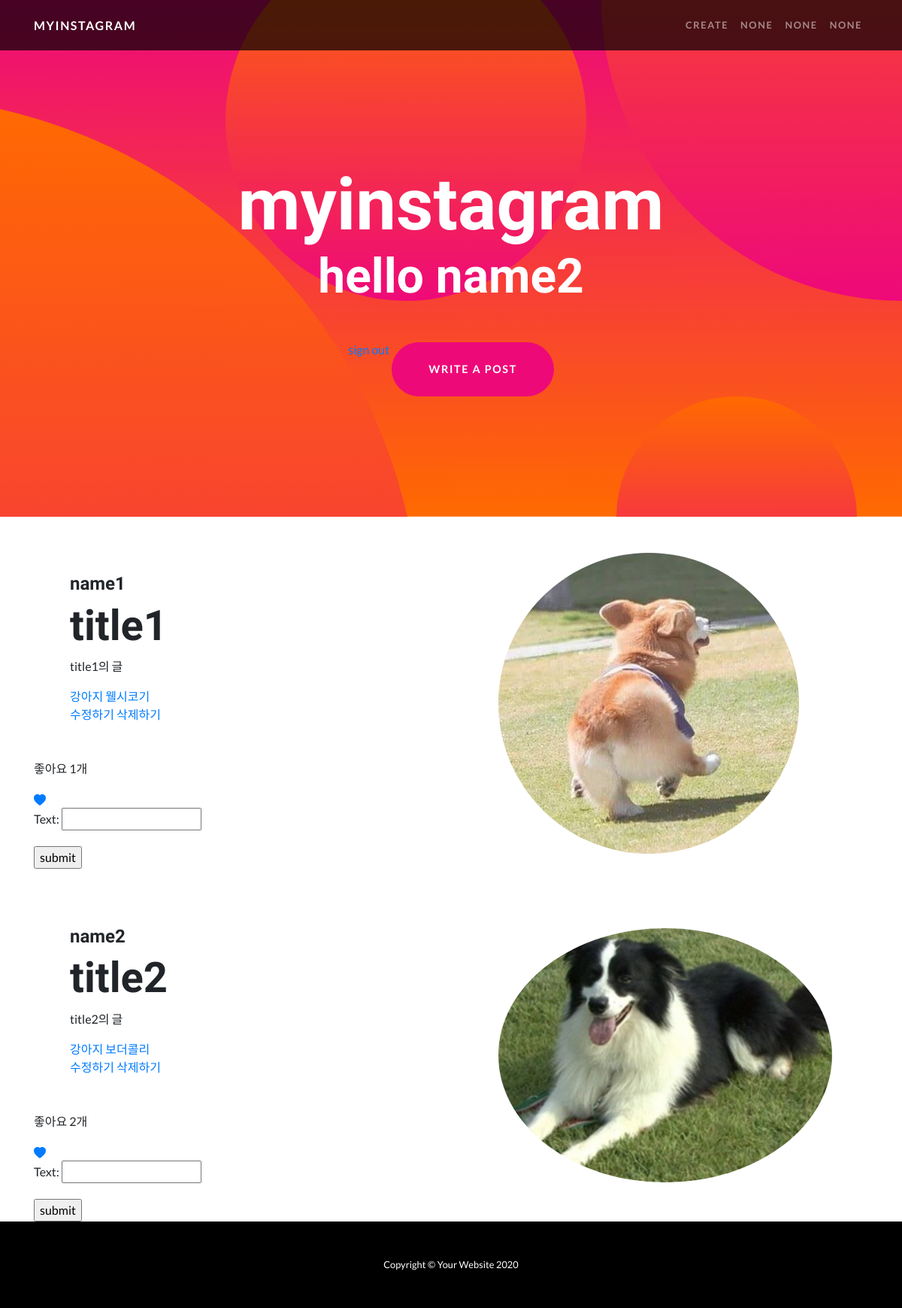
Page / (signed in) on the committed database.
### appname/models.py (models this page shows, shortened)
class CustomUser(AbstractUser):
    def __str__(self):
        return self.username
    nickname = models.CharField(max_length=20)
    phone_number = models.CharField(max_length=20)

class Post(models.Model):
    title = models.CharField(max_length=200)
    content = models.TextField()
    image = models.ImageField(upload_to='images/', blank=True)
    writer = models.ForeignKey(settings.AUTH_USER_MODEL, on_delete=models.CASCADE, related_name="writer", default="")
    hashtag_field = models.CharField(max_length=200, blank=True)
    hashtags = models.ManyToManyField('Hashtag', blank=True)
    likes = models.ManyToManyField(settings.AUTH_USER_MODEL, related_name="likes")

class Hashtag(models.Model):
    name = models.CharField(max_length=50)

### appname/views.py (the view)
# urls.py: path('', appname.views.main, name='main'),
def main(request):
    posts = Post.objects.all()
    signin_form = SigninForm()
    comment_form = CommentForm()
    return render(request, 'appname/main.html', {'posts': posts, 'signin_form': signin_form,
    'comment_form': comment_form})

### appname/forms.py
class SigninForm(forms.ModelForm):
    class Meta:
        model = CustomUser
        fields = ['username', 'password']

class CommentForm(forms.ModelForm):
    class Meta:
        model = Comment
        fields = ['text']

### appname/templates/appname/main.html (shortened to what this page needs)
{% extends 'appname/base.html' %}
{% block header %}
<header class="masthead text-center text-white">
  <div class="masthead-content">
    <div class="container">
      <h1 class="masthead-heading mb-0">myinstagram</h1>
      {% if user.is_authenticated %}
      <h2 class="masthead-subheading mb-0">hello {{ user.username }}</h2>
      <a href="{% url 'logout' %}"> sign out</a>
      {% endif %}
      <a href="/create" class="btn btn-primary btn-xl rounded-pill mt-5">write a post</a>
    </div>
  </div>
  <div class="bg-circle-1 bg-circle"></div>
  <div class="bg-circle-2 bg-circle"></div>
  <div class="bg-circle-3 bg-circle"></div>
  <div class="bg-circle-4 bg-circle"></div>
</header>
{% endblock %}
{% block content %}
{% load static %}
{% for post in posts %}
<section>
  <div class="container">
    <div class="row align-items-center">
      <div class="col-lg-6 order-lg-2">
        <div class="p-5">
          {% if post.image %}
          <img class="img-fluid rounded-circle" src="{{ post.image.url }}" alt="">
          {% endif %}
        </div>
      </div>
      <div class="col-lg-6 order-lg-1">
        <div class="p-5">
          <h4 class="display-6">{{ post.writer }}</h4>
          <h2 class="display-4">{{post.title}}</h2>
          <p>{{post.content}}</p>
          <span>
          {% for hashtag in post.hashtags.all %}
            <a href="/hashtag/{{ hashtag.name }}">{{ hashtag.name }}</a>
          {% endfor %}
          </<span>
          <br>
          <a href="{% url 'update' pk=post.pk %}"> 수정하기 </a>
          <a href="{% url 'delete' pk=post.pk %}"> 삭제하기 </a>
        </div>
        <p>좋아요 {{ post.likes.count }}개</p>
        <a href="{% url 'like' pk=post.pk %}">
        {% if user in post.likes.all %}
          <svg width="1em" height="1em" viewBox="0 0 16 16" class="bi bi-heart-fill" fill="currentColor" xmlns="http://www.w3.org/2000/svg">
            <path fill-rule="evenodd" d="M8 1.314C12.438-3.248 23.534 4.735 8 15-7.534 4.736 3.562-3.248 8 1.314z"/>
          </svg>
        {% endif %}
        </a>
        <form method="POST" action='/comment/{{ post.id }}'>
          {{ comment_form.as_p }}
          <input type="submit" value="submit">
        </form>
      </div>
    </div>
  </div>
</section>
{% endfor %}
{% endblock %}

### rows in the picture
CustomUser: username "name2"
Post: image (picture), writer "name1", title "title1", content "title1의 글", likes.count "1"
Hashtag: name "강아지"
Hashtag: name "웰시코기"
Post: image (picture), writer "name2", title "title2", content "title2의 글", likes.count "2"
Hashtag: name "보더콜리"
